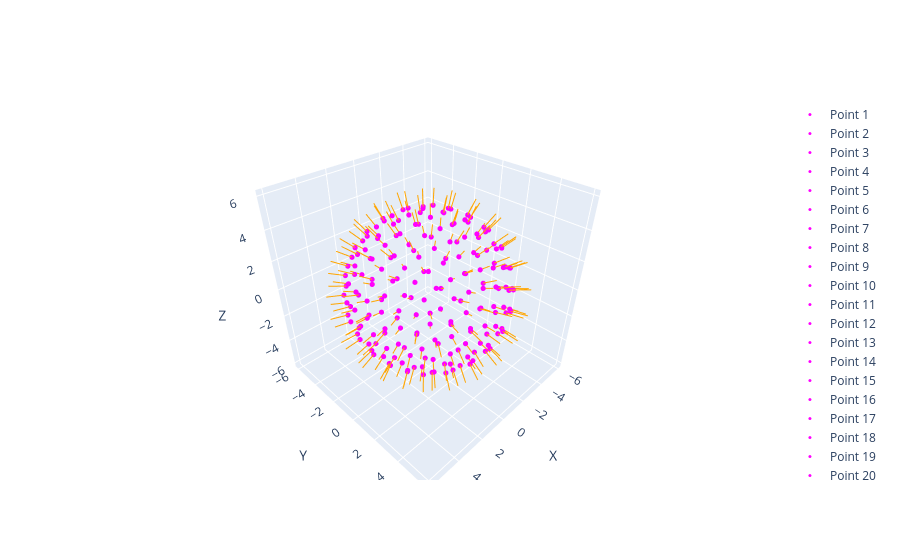

Write notebook code for a chart like this one.
### Code cell
normals = get_normal(points, k_near_neighbors)


fig = go.Figure()

for i, point in enumerate(points):
    fig.add_trace(go.Scatter3d(x=[point[0]],
                                y=[point[1]],
                                z=[point[2]],
                                mode='markers',
                                marker=dict(color='magenta', size=3),
                                name=f'Point {i+1}'))

for point,normal in zip(points,normals):
    fig.add_trace(go.Scatter3d(x=[point[0], point[0] + normal[0]],
                                y=[point[1], point[1] + normal[1]],
                                z=[point[2], point[2] + normal[2]],
                                mode='lines',
                                line=dict(color='orange', width=2),
                                showlegend=False))

fig.update_layout(scene=dict(xaxis_title='X', yaxis_title='Y', zaxis_title='Z'),
                    showlegend=True)
fig.show()
